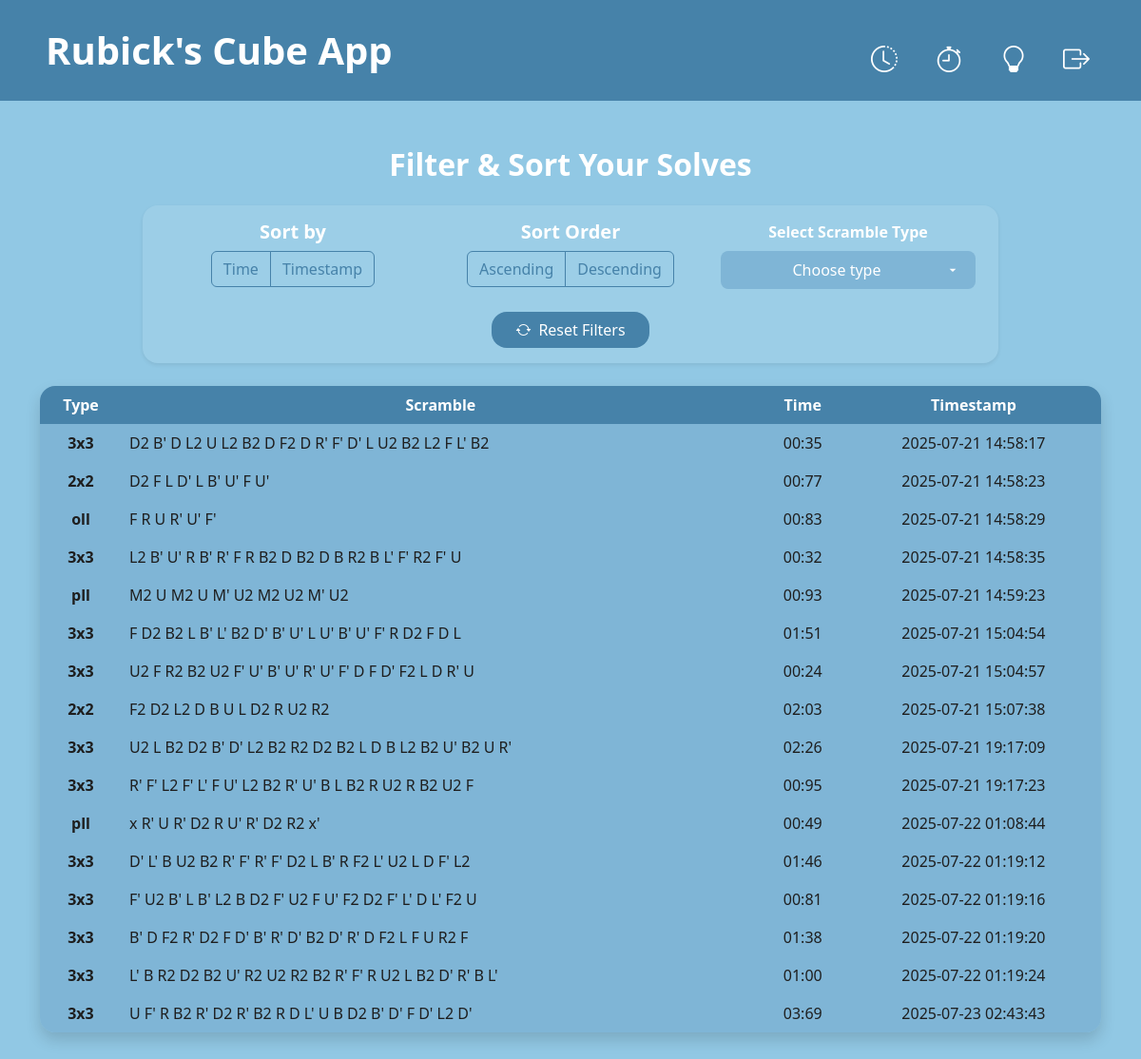
/ (signed in), run on the app's committed database.
### tables this page shows
CREATE TABLE solves (
    id INTEGER PRIMARY KEY AUTOINCREMENT,
    user_id INTEGER,
    scramble TEXT,
    scramble_type TEXT,
    time TEXT,
    time_ms INTEGER,
    timestamp TEXT
);

### app.py (the view)
@app.route("/", methods=["GET", "POST"])
@login_required
def index():
    if request.method == "POST":
        sortData = request.get_json()
        select = sortData.get("select")
        sort = sortData.get("sort")
        order = sortData.get("order")
        query = queryGenerator(select, sort, order)
        conn = sqlite3.connect("users.db")
        conn.row_factory = sqlite3.Row
        cur = conn.cursor()
        cur.execute(query, (current_user.id,))
        selected_solves = cur.fetchall()
        conn.close()
        return jsonify({
            "data": [dict(row) for row in selected_solves]
        })
    else:
        conn = sqlite3.connect("users.db")
        conn.row_factory = sqlite3.Row
        cur = conn.cursor()
        cur.execute("""
            SELECT scramble_type, scramble, time, timestamp
            FROM solves
            WHERE user_id = ?
            ORDER BY timestamp
        """, (current_user.id,))
        solves = cur.fetchall()
        conn.close()
        return render_template("index.html", solves=solves)

### app.py (called while the page is built)
@login_manager.user_loader
def load_user(user_id):
    conn = sqlite3.connect("users.db")
    conn.row_factory = sqlite3.Row
    cur = conn.cursor()
    cur.execute("SELECT * FROM users WHERE id = ?", (user_id,))
    row = cur.fetchone()
    conn.close()
    if row:
        return User(id=row["id"], username=row["username"])
    return None

### templates/index.html (shortened to what this page needs)
{% extends "layout.html" %}
{% block body %}
<main id="history" class="container mt-5 flex-grow-1 d-flex flex-column align-items-center">
    <h2 class="fw-bold text-center mb-4">Filter & Sort Your Solves</h2>
    <form id="sort-form" method="post" action="/" class="form mb-4 w-100 px-4 py-3 rounded-4 shadow-sm">
        <div class="row text-center gy-4">
            <div class="col-md-4 d-flex flex-column align-items-center">
                <h5 class="fw-bold mb-2">Sort by</h5>
                <div class="btn-group" role="group" aria-label="Sort By">
                    <label class="btn btn-outline-custom" for="sort-by-time_ms">Time</label>
                    <label class="btn btn-outline-custom" for="sort-by-timestamp">Timestamp</label>
                </div>
            </div>
            <div class="col-md-4 d-flex flex-column align-items-center">
                <h5 class="fw-bold mb-2">Sort Order</h5>
                <div class="btn-group" role="group" aria-label="Sort Order">
                    <label class="btn btn-outline-custom" for="sort-order-asc">Ascending</label>
                    <label class="btn btn-outline-custom" for="sort-order-desc">Descending</label>
                </div>
            </div>
            <div class="col-md-4 d-flex flex-column align-items-center">
                <label for="select-by" class="fw-bold mb-2">Select Scramble Type</label>
                <select id="select-by" class="form-select text-center select-custom" name="select-by">
                    <option disabled selected class="d-none" value="none">Choose type</option>
                </select>
            </div>
        </div>
        <div class="row mt-4">
            <div class="col d-flex justify-content-center">
                <button id="reset-btn" type="reset" class="btn px-4 rounded-4">
                    <span class="bi bi-arrow-repeat me-2"></span>Reset Filters
                </button>
            </div>
        </div>
    </form>
    <div class="w-100">
        <div class="table-responsive shadow rounded-4 mb-5">
            <table class="table table-hover table-borderless align-middle mb-0">
                <thead class="head text-center text-nowrap">
                    <tr>
                        <th scope="col">Type</th>
                        <th scope="col">Scramble</th>
                        <th scope="col">Time</th>
                        <th scope="col">Timestamp</th>
                    </tr>
                </thead>
                <tbody id="tbody" class="body text-center">
                    {% for solve in solves %}
                    <tr>
                        <td class="fw-semibold">{{ solve.scramble_type }}</td>
                        <td class="text-start text-break">{{ solve.scramble }}</td>
                        <td class="text-nowrap">{{ solve.time }}</td>
                        <td class="text-nowrap">{{ solve.timestamp }}</td>
                    </tr>
                    {% endfor %}
                </tbody>
            </table>
        </div>
    </div>
</main>
{% endblock %}

### templates/layout.html (shortened to what this page needs)
<!DOCTYPE html>
<html lang="en">
<head>
    <link rel="stylesheet" href="https://cdn.jsdelivr.net/npm/bootstrap-icons@1.13.1/font/bootstrap-icons.min.css">
    <link href="https://cdn.jsdelivr.net/npm/bootstrap@5.3.7/dist/css/bootstrap.min.css" rel="stylesheet">
    <link rel="stylesheet" href="{{ url_for('static', filename='css/style.css') }}">
</head>
<body class="d-flex flex-column min-vh-100">
    {% if request.endpoint == 'login' or request.endpoint == 'register' %}
        <nav class="navbar">
            <div class="container-fluid px-5 py-2 d-flex align-items-center">
                <a href="{{ url_for('index') }}" class="navbar-brand fs-1 fw-bold">Rubick's Cube App</a>
                <ul class="navbar-nav d-flex flex-row ms-auto align-items-center">
                    <li class="nav-item me-3 fs-5">
                        <a href="{{ url_for('login') }}" class="nav-link">Log In</a>
                    </li>
                    <li class="nav-item fs-5">
                        <a href="{{ url_for('register') }}" class="nav-link">Register</a>
                    </li>
                </ul>
            </div>
        </nav>
    {% else %}
        <nav id="navbar" class="navbar navbar-expand-md">
            <div class="container-fluid px-5 py-2 d-flex align-items-center">
                <a href="{{ url_for('index') }}" class="navbar-brand fs-1 fw-bold">Rubick's Cube App</a>
                <div class="collapse navbar-collapse" id="navbar-content">
                    <ul class="navbar-nav ms-auto d-flex align-items-center justify-content-between gap-4 mt-3 ms-md-auto">
                        <li class="nav-item fs-5">
                            <a href="{{ url_for('index') }}" class="nav-link d-flex flex-column align-items-center" title="History">
                                <i class="bi bi-clock-history fs-3"></i>
                            </a>
                        </li>
                        <li class="nav-item fs-5">
                            <a href="{{ url_for('timer') }}" class="nav-link d-flex flex-column align-items-center" title="Timer">
                                <i class="bi bi-stopwatch fs-3"></i>
                            </a>
                        </li>
                        <li class="nav-item fs-5">
                            <a href="{{ url_for('solver') }}" class="nav-link d-flex flex-column align-items-center" title="Solver">
                                <i class="bi bi-lightbulb fs-3"></i>
                            </a>
                        </li>
                        <li class="nav-item fs-5">
                            <form id="logout-form" action="/logout" method="post">
                                <button type="submit" class="d-flex flex-column align-items-center" title="Log Out">
                                    <i class="bi bi-box-arrow-right fs-3"></i>
                                </button>
                            </form>
                        </li>
                    </ul>
                </div>
            </div>
        </nav>
    {% endif %}
    {% block body %}
    {% endblock %}
</body>
</html>

### static/css/style.css (style rules this page uses)
:root { --primary: #4682A9; --secondary: #91C8E4; --highlight : #7FB5D6; --accent: #F6B17A; --bg-light: #F2F2F2; --bg-dark: #2D2D2D; --text-dark: #1E1E1E; --text-light: #FFFFFF; --divider: #B0BFCF; }
body { background-color: var(--secondary); }
.navbar { background-color: var(--primary); }
.navbar .navbar-brand, .navbar .nav-link { color: var(--text-light); transition: color 0.3s ease; }
#logout-form > button { background:none; border:none; box-shadow:none; color: var(--text-light); transition: color 0.3s ease; }
.select-custom { background-color: var(--secondary); color: var(--text-light); border: none; text-align-last: center; -webkit-appearance: none; -moz-appearance: none; appearance: none; padding: 0.5rem 2.5rem 0.5rem 1rem; border-radius: 0.5rem; font-weight: 500; font-size: 1rem; background-repeat: no-repeat; background-position: right 1rem center; background-size: 1rem; transition: border-color 0.2s ease, background-color 0.2s ease; }
#history { height: 70dvh; color: var(--text-light); }
#history > div { max-width: 1200px; }
thead.head th { background-color: var(--primary) !important; color: var(--text-light) !important; }
tbody.body td { background-color: var(--highlight) !important; color: var(--text-dark) !important; }
#select-by { background-color: var(--highlight); }
#reset-btn { background-color: var(--primary); color: var(--text-light); transition: background-color 0.2s ease, color 0.2s ease, border-color 0.2s ease; }
#sort-form { max-width: 900px; background-color: rgba(255, 255, 255, 0.1); }
.btn-outline-custom { color: var(--primary); border-color: var(--primary); background-color: transparent; transition: all 0.2s ease; }

### data on the page
solves: scramble_type "3x3", scramble "D2 B' D L2 U L2 B2 D F2 D R' F' D' L U2 B2 L2 F L' B2", time "00:35", timestamp "2025-07-21 14:58:17"
solves: scramble_type "2x2", scramble "D2 F L D' L B' U' F U'", time "00:77", timestamp "2025-07-21 14:58:23"
solves: scramble_type "oll", scramble "F R U R' U' F'", time "00:83", timestamp "2025-07-21 14:58:29"
solves: scramble_type "3x3", scramble "L2 B' U' R B' R' F R B2 D B2 D B R2 B L' F' R2 F' U", time "00:32", timestamp "2025-07-21 14:58:35"
solves: scramble_type "pll", scramble "M2 U M2 U M' U2 M2 U2 M' U2", time "00:93", timestamp "2025-07-21 14:59:23"
solves: scramble_type "3x3", scramble "F D2 B2 L B' L' B2 D' B' U' L U' B' U' F' R D2 F D L", time "01:51", timestamp "2025-07-21 15:04:54"
solves: scramble_type "3x3", scramble "U2 F R2 B2 U2 F' U' B' U' R' U' F' D F D' F2 L D R' U", time "00:24", timestamp "2025-07-21 15:04:57"
solves: scramble_type "2x2", scramble "F2 D2 L2 D B U L D2 R U2 R2", time "02:03", timestamp "2025-07-21 15:07:38"
solves: scramble_type "3x3", scramble "U2 L B2 D2 B' D' L2 B2 R2 D2 B2 L D B L2 B2 U' B2 U R'", time "02:26", timestamp "2025-07-21 19:17:09"
solves: scramble_type "3x3", scramble "R' F' L2 F' L' F U' L2 B2 R' U' B L B2 R U2 R B2 U2 F", time "00:95", timestamp "2025-07-21 19:17:23"
solves: scramble_type "pll", scramble "x R' U R' D2 R U' R' D2 R2 x'", time "00:49", timestamp "2025-07-22 01:08:44"
solves: scramble_type "3x3", scramble "D' L' B U2 B2 R' F' R' F' D2 L B' R F2 L' U2 L D F' L2", time "01:46", timestamp "2025-07-22 01:19:12"
solves: scramble_type "3x3", scramble "F' U2 B' L B' L2 B D2 F' U2 F U' F2 D2 F' L' D L' F2 U", time "00:81", timestamp "2025-07-22 01:19:16"
solves: scramble_type "3x3", scramble "B' D F2 R' D2 F D' B' R' D' B2 D' R' D F2 L F U R2 F", time "01:38", timestamp "2025-07-22 01:19:20"
solves: scramble_type "3x3", scramble "L' B R2 D2 B2 U' R2 U2 R2 B2 R' F' R U2 L B2 D' R' B L'", time "01:00", timestamp "2025-07-22 01:19:24"
solves: scramble_type "3x3", scramble "U F' R B2 R' D2 R' B2 R D L' U B D2 B' D' F D' L2 D'", time "03:69", timestamp "2025-07-23 02:43:43"
